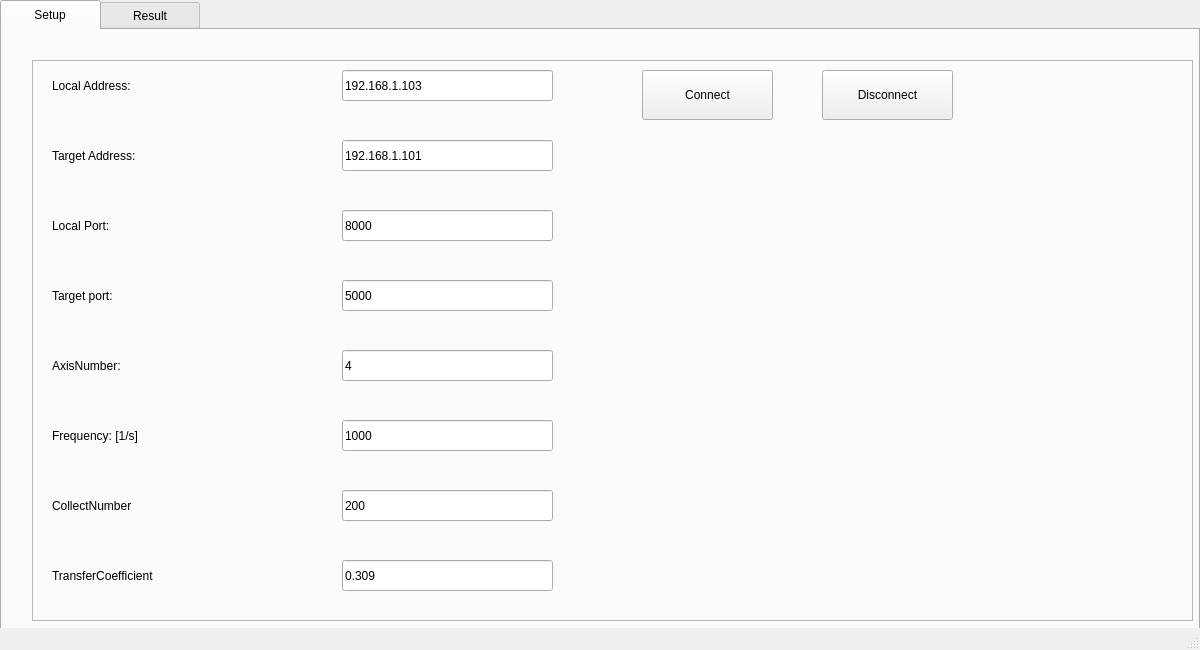
<?xml version="1.0" encoding="UTF-8"?>
<ui version="4.0">
 <class>InterferometerWidget</class>
 <widget class="QMainWindow" name="InterferometerWidget">
  <property name="geometry">
   <rect>
    <x>0</x>
    <y>0</y>
    <width>1200</width>
    <height>650</height>
   </rect>
  </property>
  <property name="windowTitle">
   <string>InterferometerWidget</string>
  </property>
  <widget class="QWidget" name="centralwidget">
   <widget class="QTabWidget" name="tabWidget">
    <property name="geometry">
     <rect>
      <x>0</x>
      <y>0</y>
      <width>1200</width>
      <height>651</height>
     </rect>
    </property>
    <property name="minimumSize">
     <size>
      <width>100</width>
      <height>100</height>
     </size>
    </property>
    <property name="styleSheet">
     <string notr="true">QTabBar::tab{width:100}
QTabBar::tab{height:30}
QTabBar::tab{font: 12pt &quot;Cascadia Code&quot;}
</string>
    </property>
    <property name="currentIndex">
     <number>0</number>
    </property>
    <property name="iconSize">
     <size>
      <width>16</width>
      <height>16</height>
     </size>
    </property>
    <widget class="QWidget" name="tab_Setup">
     <attribute name="title">
      <string>Setup</string>
     </attribute>
     <widget class="QFrame" name="frame_Connect">
      <property name="geometry">
       <rect>
        <x>30</x>
        <y>30</y>
        <width>1161</width>
        <height>561</height>
       </rect>
      </property>
      <property name="frameShape">
       <enum>QFrame::StyledPanel</enum>
      </property>
      <property name="frameShadow">
       <enum>QFrame::Raised</enum>
      </property>
      <widget class="QLineEdit" name="led_LocalIP">
       <property name="geometry">
        <rect>
         <x>310</x>
         <y>10</y>
         <width>211</width>
         <height>31</height>
        </rect>
       </property>
       <property name="text">
        <string>192.168.1.103</string>
       </property>
      </widget>
      <widget class="QLabel" name="lbl_Self">
       <property name="geometry">
        <rect>
         <x>20</x>
         <y>10</y>
         <width>181</width>
         <height>31</height>
        </rect>
       </property>
       <property name="text">
        <string>Local Address:</string>
       </property>
      </widget>
      <widget class="QLabel" name="lbl_Target">
       <property name="geometry">
        <rect>
         <x>20</x>
         <y>80</y>
         <width>181</width>
         <height>31</height>
        </rect>
       </property>
       <property name="text">
        <string>Target Address:</string>
       </property>
      </widget>
      <widget class="QLineEdit" name="led_TargetIP">
       <property name="geometry">
        <rect>
         <x>310</x>
         <y>80</y>
         <width>211</width>
         <height>31</height>
        </rect>
       </property>
       <property name="text">
        <string>192.168.1.101</string>
       </property>
      </widget>
      <widget class="QLabel" name="lbl_Hostport">
       <property name="geometry">
        <rect>
         <x>20</x>
         <y>150</y>
         <width>171</width>
         <height>31</height>
        </rect>
       </property>
       <property name="text">
        <string>Local Port:</string>
       </property>
      </widget>
      <widget class="QLineEdit" name="led_Localport">
       <property name="geometry">
        <rect>
         <x>310</x>
         <y>150</y>
         <width>211</width>
         <height>31</height>
        </rect>
       </property>
       <property name="text">
        <string>8000</string>
       </property>
      </widget>
      <widget class="QLabel" name="lbl_Dstport">
       <property name="geometry">
        <rect>
         <x>20</x>
         <y>220</y>
         <width>171</width>
         <height>31</height>
        </rect>
       </property>
       <property name="text">
        <string>Target port:</string>
       </property>
      </widget>
      <widget class="QLineEdit" name="led_Targetport">
       <property name="geometry">
        <rect>
         <x>310</x>
         <y>220</y>
         <width>211</width>
         <height>31</height>
        </rect>
       </property>
       <property name="text">
        <string>5000</string>
       </property>
      </widget>
      <widget class="QLineEdit" name="led_AxisNum">
       <property name="geometry">
        <rect>
         <x>310</x>
         <y>290</y>
         <width>211</width>
         <height>31</height>
        </rect>
       </property>
       <property name="text">
        <string>4</string>
       </property>
      </widget>
      <widget class="QLabel" name="lbl_AxisNum">
       <property name="geometry">
        <rect>
         <x>20</x>
         <y>290</y>
         <width>171</width>
         <height>31</height>
        </rect>
       </property>
       <property name="text">
        <string>AxisNumber:</string>
       </property>
      </widget>
      <widget class="QPushButton" name="btn_Connect">
       <property name="geometry">
        <rect>
         <x>610</x>
         <y>10</y>
         <width>131</width>
         <height>50</height>
        </rect>
       </property>
       <property name="text">
        <string>Connect</string>
       </property>
      </widget>
      <widget class="QPushButton" name="btn_Disconnect">
       <property name="geometry">
        <rect>
         <x>790</x>
         <y>10</y>
         <width>131</width>
         <height>50</height>
        </rect>
       </property>
       <property name="text">
        <string>Disconnect</string>
       </property>
      </widget>
      <widget class="QLineEdit" name="led_Frequency">
       <property name="geometry">
        <rect>
         <x>310</x>
         <y>360</y>
         <width>211</width>
         <height>31</height>
        </rect>
       </property>
       <property name="text">
        <string>1000</string>
       </property>
      </widget>
      <widget class="QLabel" name="lbl_Frequency">
       <property name="geometry">
        <rect>
         <x>20</x>
         <y>360</y>
         <width>171</width>
         <height>31</height>
        </rect>
       </property>
       <property name="text">
        <string>Frequency: [1/s]</string>
       </property>
      </widget>
      <widget class="QLineEdit" name="led_CollectNum">
       <property name="geometry">
        <rect>
         <x>310</x>
         <y>430</y>
         <width>211</width>
         <height>31</height>
        </rect>
       </property>
       <property name="text">
        <string>200</string>
       </property>
      </widget>
      <widget class="QLabel" name="lbl_CollectNum">
       <property name="geometry">
        <rect>
         <x>20</x>
         <y>430</y>
         <width>171</width>
         <height>31</height>
        </rect>
       </property>
       <property name="text">
        <string>CollectNumber</string>
       </property>
      </widget>
      <widget class="QLabel" name="lbl_Transfer">
       <property name="geometry">
        <rect>
         <x>20</x>
         <y>500</y>
         <width>171</width>
         <height>31</height>
        </rect>
       </property>
       <property name="text">
        <string>TransferCoefficient</string>
       </property>
      </widget>
      <widget class="QLineEdit" name="led_Transfer">
       <property name="geometry">
        <rect>
         <x>310</x>
         <y>500</y>
         <width>211</width>
         <height>31</height>
        </rect>
       </property>
       <property name="text">
        <string>0.309</string>
       </property>
      </widget>
     </widget>
    </widget>
    <widget class="QWidget" name="tab_Result">
     <attribute name="title">
      <string>Result</string>
     </attribute>
     <widget class="QFrame" name="frame_Result">
      <property name="geometry">
       <rect>
        <x>40</x>
        <y>30</y>
        <width>1101</width>
        <height>561</height>
       </rect>
      </property>
      <property name="frameShape">
       <enum>QFrame::StyledPanel</enum>
      </property>
      <property name="frameShadow">
       <enum>QFrame::Raised</enum>
      </property>
      <widget class="QLineEdit" name="led_Pos1">
       <property name="geometry">
        <rect>
         <x>540</x>
         <y>20</y>
         <width>131</width>
         <height>31</height>
        </rect>
       </property>
       <property name="text">
        <string/>
       </property>
       <property name="readOnly">
        <bool>true</bool>
       </property>
      </widget>
      <widget class="QLabel" name="lbl_Pos1">
       <property name="geometry">
        <rect>
         <x>410</x>
         <y>20</y>
         <width>111</width>
         <height>31</height>
        </rect>
       </property>
       <property name="text">
        <string>Position 1:</string>
       </property>
      </widget>
      <widget class="QLineEdit" name="led_Pos2">
       <property name="geometry">
        <rect>
         <x>540</x>
         <y>90</y>
         <width>131</width>
         <height>31</height>
        </rect>
       </property>
       <property name="text">
        <string/>
       </property>
       <property name="readOnly">
        <bool>true</bool>
       </property>
      </widget>
      <widget class="QLabel" name="lbl_Pos2">
       <property name="geometry">
        <rect>
         <x>410</x>
         <y>90</y>
         <width>111</width>
         <height>31</height>
        </rect>
       </property>
       <property name="text">
        <string>Position 2:</string>
       </property>
      </widget>
      <widget class="QLineEdit" name="led_Pos3">
       <property name="geometry">
        <rect>
         <x>540</x>
         <y>160</y>
         <width>131</width>
         <height>31</height>
        </rect>
       </property>
       <property name="text">
        <string/>
       </property>
       <property name="readOnly">
        <bool>true</bool>
       </property>
      </widget>
      <widget class="QLabel" name="lbl_Pos3">
       <property name="geometry">
        <rect>
         <x>410</x>
         <y>160</y>
         <width>111</width>
         <height>31</height>
        </rect>
       </property>
       <property name="text">
        <string>Position 3:</string>
       </property>
      </widget>
      <widget class="QLabel" name="lbl_Pos4">
       <property name="geometry">
        <rect>
         <x>410</x>
         <y>230</y>
         <width>111</width>
         <height>31</height>
        </rect>
       </property>
       <property name="text">
        <string>Position 4:</string>
       </property>
      </widget>
      <widget class="QLineEdit" name="led_Pos4">
       <property name="geometry">
        <rect>
         <x>540</x>
         <y>230</y>
         <width>131</width>
         <height>31</height>
        </rect>
       </property>
       <property name="text">
        <string/>
       </property>
       <property name="readOnly">
        <bool>true</bool>
       </property>
      </widget>
      <widget class="QLabel" name="lbl_Pos5">
       <property name="geometry">
        <rect>
         <x>410</x>
         <y>300</y>
         <width>111</width>
         <height>31</height>
        </rect>
       </property>
       <property name="text">
        <string>Position 5:</string>
       </property>
      </widget>
      <widget class="QLineEdit" name="led_Pos5">
       <property name="geometry">
        <rect>
         <x>540</x>
         <y>300</y>
         <width>131</width>
         <height>31</height>
        </rect>
       </property>
       <property name="text">
        <string/>
       </property>
       <property name="readOnly">
        <bool>true</bool>
       </property>
      </widget>
      <widget class="QLineEdit" name="led_AvePos1">
       <property name="geometry">
        <rect>
         <x>860</x>
         <y>20</y>
         <width>131</width>
         <height>31</height>
        </rect>
       </property>
       <property name="text">
        <string/>
       </property>
       <property name="readOnly">
        <bool>true</bool>
       </property>
      </widget>
      <widget class="QLabel" name="lbl_AvePos1">
       <property name="geometry">
        <rect>
         <x>730</x>
         <y>20</y>
         <width>111</width>
         <height>31</height>
        </rect>
       </property>
       <property name="text">
        <string>AveragePos 1:</string>
       </property>
      </widget>
      <widget class="QLineEdit" name="led_AvePos2">
       <property name="geometry">
        <rect>
         <x>860</x>
         <y>90</y>
         <width>131</width>
         <height>31</height>
        </rect>
       </property>
       <property name="text">
        <string/>
       </property>
       <property name="readOnly">
        <bool>true</bool>
       </property>
      </widget>
      <widget class="QLabel" name="lbl_AvePos2">
       <property name="geometry">
        <rect>
         <x>730</x>
         <y>90</y>
         <width>111</width>
         <height>31</height>
        </rect>
       </property>
       <property name="text">
        <string>AveragePos 2:</string>
       </property>
      </widget>
      <widget class="QPushButton" name="btn_Stop">
       <property name="geometry">
        <rect>
         <x>490</x>
         <y>470</y>
         <width>131</width>
         <height>50</height>
        </rect>
       </property>
       <property name="text">
        <string>Stop</string>
       </property>
      </widget>
      <widget class="QPushButton" name="btn_Start">
       <property name="geometry">
        <rect>
         <x>260</x>
         <y>470</y>
         <width>131</width>
         <height>50</height>
        </rect>
       </property>
       <property name="text">
        <string>Start</string>
       </property>
      </widget>
      <widget class="QPushButton" name="btn_SetZero">
       <property name="geometry">
        <rect>
         <x>720</x>
         <y>470</y>
         <width>131</width>
         <height>50</height>
        </rect>
       </property>
       <property name="text">
        <string>SetZero</string>
       </property>
      </widget>
      <widget class="QLabel" name="lbl_OriginalPos4">
       <property name="geometry">
        <rect>
         <x>50</x>
         <y>230</y>
         <width>111</width>
         <height>31</height>
        </rect>
       </property>
       <property name="text">
        <string>OriginalPos 4:</string>
       </property>
      </widget>
      <widget class="QLineEdit" name="led_OriginalPos3">
       <property name="geometry">
        <rect>
         <x>180</x>
         <y>160</y>
         <width>131</width>
         <height>31</height>
        </rect>
       </property>
       <property name="text">
        <string/>
       </property>
       <property name="readOnly">
        <bool>true</bool>
       </property>
      </widget>
      <widget class="QLabel" name="lbl_OriginalPos1">
       <property name="geometry">
        <rect>
         <x>50</x>
         <y>20</y>
         <width>111</width>
         <height>31</height>
        </rect>
       </property>
       <property name="text">
        <string>OriginalPos 1:</string>
       </property>
      </widget>
      <widget class="QLabel" name="lbl_OriginalPos2">
       <property name="geometry">
        <rect>
         <x>50</x>
         <y>90</y>
         <width>111</width>
         <height>31</height>
        </rect>
       </property>
       <property name="text">
        <string>OriginalPos 2:</string>
       </property>
      </widget>
      <widget class="QLineEdit" name="led_OriginalPos5">
       <property name="geometry">
        <rect>
         <x>180</x>
         <y>300</y>
         <width>131</width>
         <height>31</height>
        </rect>
       </property>
       <property name="text">
        <string/>
       </property>
       <property name="readOnly">
        <bool>true</bool>
       </property>
      </widget>
      <widget class="QLineEdit" name="led_OriginalPos2">
       <property name="geometry">
        <rect>
         <x>180</x>
         <y>90</y>
         <width>131</width>
         <height>31</height>
        </rect>
       </property>
       <property name="text">
        <string/>
       </property>
       <property name="readOnly">
        <bool>true</bool>
       </property>
      </widget>
      <widget class="QLineEdit" name="led_OriginalPos4">
       <property name="geometry">
        <rect>
         <x>180</x>
         <y>230</y>
         <width>131</width>
         <height>31</height>
        </rect>
       </property>
       <property name="text">
        <string/>
       </property>
       <property name="readOnly">
        <bool>true</bool>
       </property>
      </widget>
      <widget class="QLabel" name="lbl_OriginalPos5">
       <property name="geometry">
        <rect>
         <x>50</x>
         <y>300</y>
         <width>111</width>
         <height>31</height>
        </rect>
       </property>
       <property name="text">
        <string>OriginalPos 5:</string>
       </property>
      </widget>
      <widget class="QLineEdit" name="led_OriginalPos1">
       <property name="geometry">
        <rect>
         <x>180</x>
         <y>20</y>
         <width>131</width>
         <height>31</height>
        </rect>
       </property>
       <property name="text">
        <string/>
       </property>
       <property name="readOnly">
        <bool>true</bool>
       </property>
      </widget>
      <widget class="QLabel" name="lbl_OriginalPos3">
       <property name="geometry">
        <rect>
         <x>50</x>
         <y>160</y>
         <width>111</width>
         <height>31</height>
        </rect>
       </property>
       <property name="text">
        <string>OriginalPos 3:</string>
       </property>
      </widget>
      <widget class="QLabel" name="lbl_OriginalPos6">
       <property name="geometry">
        <rect>
         <x>50</x>
         <y>370</y>
         <width>111</width>
         <height>31</height>
        </rect>
       </property>
       <property name="text">
        <string>OriginalPos 6:</string>
       </property>
      </widget>
      <widget class="QLineEdit" name="led_OriginalPos6">
       <property name="geometry">
        <rect>
         <x>180</x>
         <y>370</y>
         <width>131</width>
         <height>31</height>
        </rect>
       </property>
       <property name="text">
        <string/>
       </property>
       <property name="readOnly">
        <bool>true</bool>
       </property>
      </widget>
      <widget class="QLineEdit" name="led_Pos6">
       <property name="geometry">
        <rect>
         <x>540</x>
         <y>370</y>
         <width>131</width>
         <height>31</height>
        </rect>
       </property>
       <property name="text">
        <string/>
       </property>
       <property name="readOnly">
        <bool>true</bool>
       </property>
      </widget>
      <widget class="QLabel" name="lbl_Pos6">
       <property name="geometry">
        <rect>
         <x>410</x>
         <y>370</y>
         <width>111</width>
         <height>31</height>
        </rect>
       </property>
       <property name="text">
        <string>Position 6:</string>
       </property>
      </widget>
     </widget>
    </widget>
   </widget>
  </widget>
  <widget class="QStatusBar" name="statusbar"/>
 </widget>
 <resources/>
 <connections/>
</ui>
